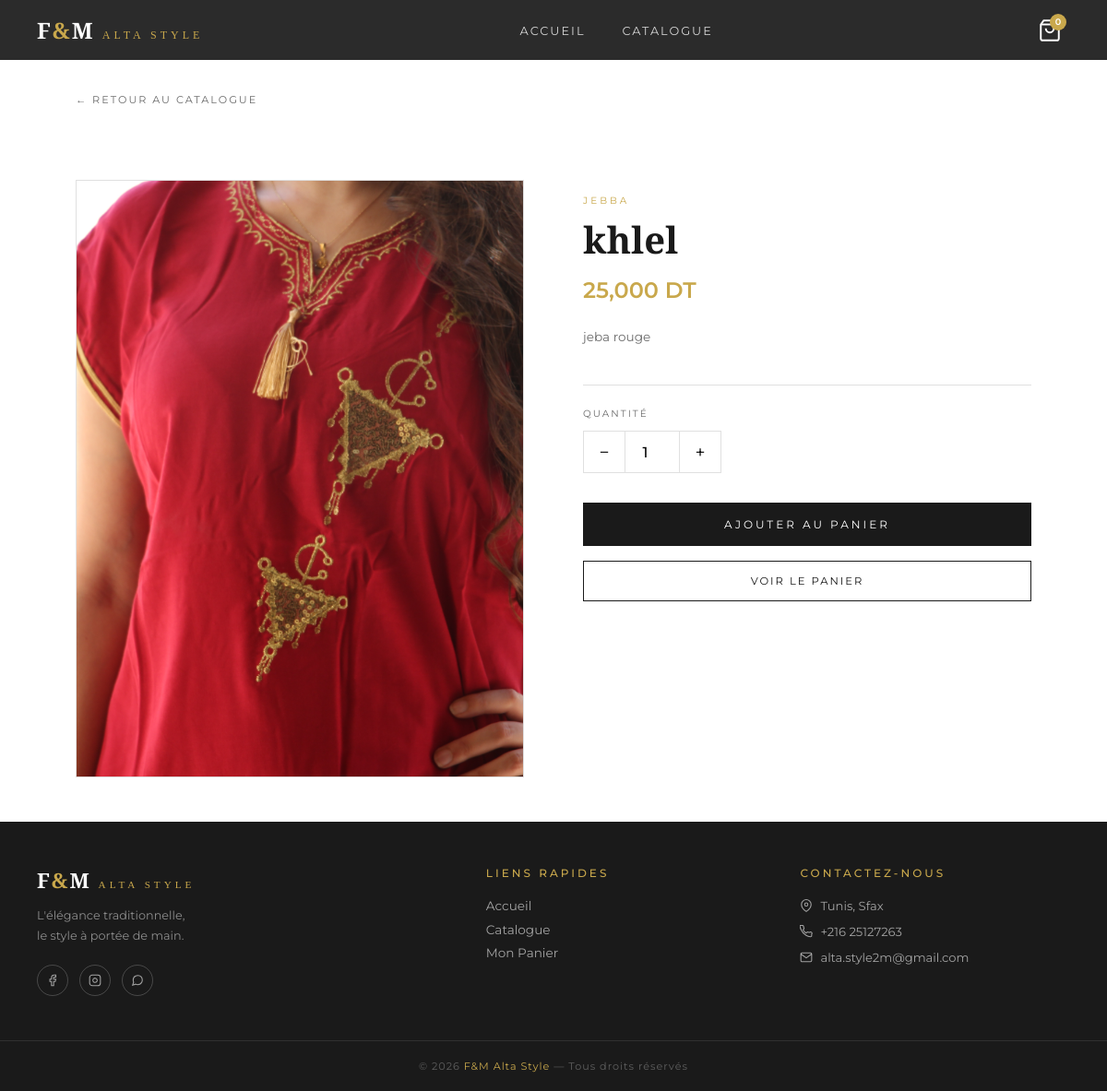
Before: /produit/1/ with the older database file.
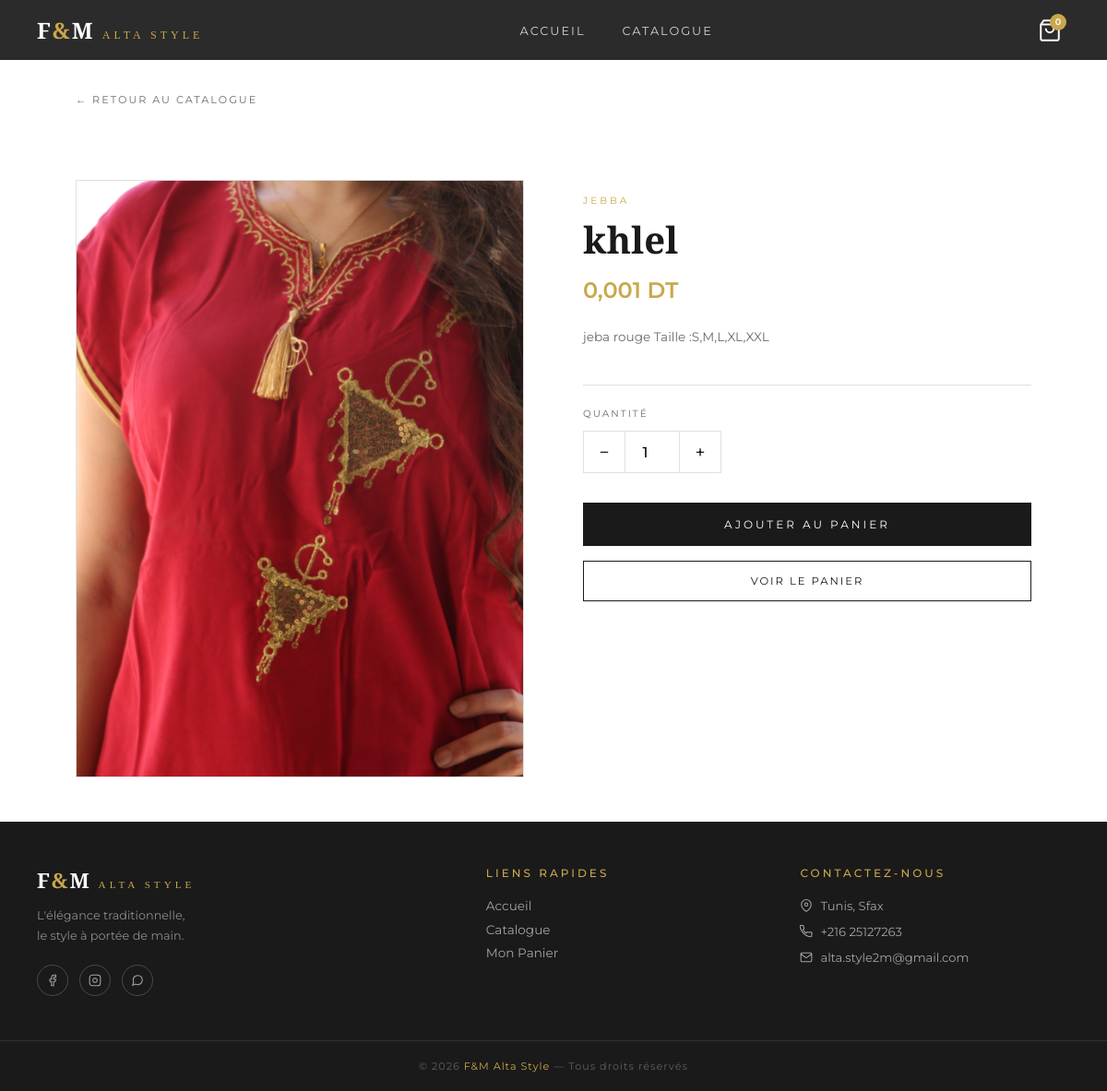
After: the same page with the newer database file.
### boutique/models.py (models this page shows, shortened)
class Produit(models.Model):
    CATEGORIES = [
        ('jebba', 'Jebba'),
        ('burnous', 'Burnous'),
        ('kaftan', 'Kaftan'),
        ('accessoire', 'Accessoire'),
    ]
    nom = models.CharField(max_length=200)
    description = models.TextField()
    prix = models.DecimalField(max_digits=10, decimal_places=3)
    categorie = models.CharField(max_length=50, choices=CATEGORIES)
    image = models.ImageField(upload_to='produits/', blank=True, null=True)
    disponible = models.BooleanField(default=True)
    tailles = models.CharField(max_length=200, blank=True, default='', help_text='ex: S,M,L,XL,XXL')
    date_ajout = models.DateTimeField(auto_now_add=True)

### boutique/views.py (the view)
# urls.py: path('produit/<int:pk>/', views.produit_detail, name='produit_detail'),
def produit_detail(request, pk):
    produit = get_object_or_404(Produit, pk=pk)
    return render(request, 'boutique/produit_detail.html', {'produit': produit})

### boutique/templates/boutique/produit_detail.html (shortened to what this page needs)
{% extends 'boutique/base.html' %}
{% load static %}
{% block content %}
<div style="max-width:1100px;margin:2rem auto;padding:0 2rem">
  <a href="/catalogue/" class="back-link">← Retour au catalogue</a>
</div>
<div class="detail-wrapper">
  <div class="detail-img">
    {% if produit.image %}
    <img src="{{ produit.image.url }}" alt="{{ produit.nom }}">
    {% else %}🥻{% endif %}
  </div>
  <div class="detail-info">
    <p class="detail-cat">{{ produit.categorie }}</p>
    <h1 class="detail-name">{{ produit.nom }}</h1>
    <p class="detail-price">{{ produit.prix }} DT</p>
    <p class="detail-desc">{{ produit.description }}</p>
    <div class="detail-info-row">
    </div>
    <p class="qty-label">Quantité</p>
    <div class="qty-control">
      <button class="qty-btn" onclick="changeQty(-1)">−</button>
      <input type="number" class="qty-num" id="qty" value="1" min="1" max="99" readonly>
      <button class="qty-btn" onclick="changeQty(1)">+</button>
    </div>
    <button class="add-to-cart-btn"
      data-id="{{ produit.id }}"
      data-nom="{{ produit.nom|escapejs }}"
      data-prix="{{ produit.prix }}"
      onclick="addToCartDetail(this)">
      Ajouter au Panier
    </button>
    <a href="/panier/" class="btn-outline" style="width:100%;text-align:center;display:block;padding:14px">
      Voir le Panier
    </a>
  </div>
</div>
{% endblock %}

### boutique/templates/boutique/base.html (shortened to what this page needs)
<!DOCTYPE html>
<html lang="fr">
<head>
</head>
<body>
<nav>
  <a class="logo" href="/">F<span>&</span>M <span style="font-size:0.75rem;font-weight:300;letter-spacing:4px">ALTA STYLE</span></a>
  <ul class="nav-links">
    <li><a href="/">Accueil</a></li>
    <li><a href="/catalogue/">Catalogue</a></li>
  </ul>
  <a href="/panier/" class="cart-icon-btn">
    <svg viewBox="0 0 24 24" xmlns="http://www.w3.org/2000/svg">
      <path d="M6 2L3 6v14a2 2 0 002 2h14a2 2 0 002-2V6l-3-4z"/>
      <line x1="3" y1="6" x2="21" y2="6"/>
      <path d="M16 10a4 4 0 01-8 0"/>
    </svg>
    <span class="cart-badge" id="cartCount">0</span>
  </a>
</nav>
<div class="main-block">
{% block content %}{% endblock %}
</div>
<footer>
  <div class="footer-grid">
    <div class="footer-col">
      <p class="footer-logo">F<span>&</span>M <span class="footer-logo-sub">ALTA STYLE</span></p>
      <p class="footer-slogan">L'élégance traditionnelle,<br>le style à portée de main.</p>
      <div class="footer-socials">
        <a href="#" class="social-link">
          <svg viewBox="0 0 24 24" fill="none" stroke="currentColor" stroke-width="1.8"><path d="M18 2h-3a5 5 0 00-5 5v3H7v4h3v8h4v-8h3l1-4h-4V7a1 1 0 011-1h3z"/></svg>
        </a>
        <a href="#" class="social-link">
          <svg viewBox="0 0 24 24" fill="none" stroke="currentColor" stroke-width="1.8"><rect x="2" y="2" width="20" height="20" rx="5" ry="5"/><path d="M16 11.37A4 4 0 1112.63 8 4 4 0 0116 11.37z"/><line x1="17.5" y1="6.5" x2="17.51" y2="6.5"/></svg>
        </a>
        <a href="#" class="social-link">
          <svg viewBox="0 0 24 24" fill="none" stroke="currentColor" stroke-width="1.8"><path d="M21 11.5a8.38 8.38 0 01-.9 3.8 8.5 8.5 0 01-7.6 4.7 8.38 8.38 0 01-3.8-.9L3 21l1.9-5.7a8.38 8.38 0 01-.9-3.8 8.5 8.5 0 014.7-7.6 8.38 8.38 0 013.8-.9h.5a8.48 8.48 0 018 8v.5z"/></svg>
        </a>
      </div>
    </div>
    <div class="footer-col">
      <p class="footer-col-title">Liens rapides</p>
      <a href="/" class="footer-link">Accueil</a>
      <a href="/catalogue/" class="footer-link">Catalogue</a>
      <a href="/panier/" class="footer-link">Mon Panier</a>
    </div>
    <div class="footer-col">
      <p class="footer-col-title">Contactez-nous</p>
      <p class="footer-contact-item">
        <svg viewBox="0 0 24 24" fill="none" stroke="currentColor" stroke-width="1.8" width="14" height="14"><path d="M21 10c0 7-9 13-9 13s-9-6-9-13a9 9 0 0118 0z"/><circle cx="12" cy="10" r="3"/></svg>
        Tunis, Sfax
      </p>
      <p class="footer-contact-item">
        +216 25127263
      </p>
      <p class="footer-contact-item">
        <svg viewBox="0 0 24 24" fill="none" stroke="currentColor" stroke-width="1.8" width="14" height="14"><path d="M4 4h16c1.1 0 2 .9 2 2v12c0 1.1-.9 2-2 2H4c-1.1 0-2-.9-2-2V6c0-1.1.9-2 2-2z"/><polyline points="22,6 12,13 2,6"/></svg>
        alta.style2m@gmail.com
      </p>
    </div>
  </div>
  <div class="footer-bottom">
    <p>© 2026 <span>F&M Alta Style</span> — Tous droits réservés</p>
  </div>
</footer>
</body>
</html>

### boutique/templates/boutique/base.html (style rules this page uses)
* { margin:0;padding:0;box-sizing:border-box }
:root { --gold:#C9A84C; --white:#FFFFFF; --cream:#FAF8F3; --black:#1A1A1A; --dark:#2b2b2b; --gray:#6B6B6B; --border:#e0e0e0; }
body { font-family:'Montserrat',sans-serif;background:var(--white);color:var(--black);display:flex;flex-direction:column;min-height:100vh }
nav { background:var(--dark); padding:0 2.5rem; display:flex; align-items:center; justify-content:space-between; height:65px; position:sticky; top:0; z-index:100; }
.logo { font-family:'Cormorant Garamond',serif; font-size:1.5rem; font-weight:700; letter-spacing:2px; text-decoration:none; color:var(--white); }
.logo span { color:var(--gold) }
.nav-links { display:flex;gap:2.5rem;list-style:none }
.nav-links a { text-decoration:none; font-size:0.8rem; letter-spacing:2px; text-transform:uppercase; color:rgba(255,255,255,0.8); font-weight:400; transition:color 0.3s; }
.cart-icon-btn { position:relative; background:none; border:none; cursor:pointer; text-decoration:none; display:flex; align-items:center; justify-content:center; width:44px; height:44px; }
.cart-icon-btn svg { width:26px; height:26px; stroke:var(--white); fill:none; stroke-width:1.8; transition:stroke 0.3s; }
.cart-badge { position:absolute; top:4px; right:4px; background:var(--gold); color:var(--white); border-radius:50%; width:18px; height:18px; font-size:0.6rem; font-weight:600; display:flex; align-items:center; justify-content:center; font-family:'Montserrat',sans-serif; }
.btn-outline { background:none; color:var(--black); border:1.5px solid var(--black); padding:12px 28px; font-family:'Montserrat',sans-serif; font-size:0.72rem; letter-spacing:2px; text-transform:uppercase; cursor:pointer; text-decoration:none; display:inline-block; transition:all 0.3s; }
.main-block { flex:1 }
footer { background:#1a1a1a;color:rgba(255,255,255,0.7);margin-top:0;display:block;width:100% }
.footer-grid { display:grid; grid-template-columns:1.5fr 1fr 1fr; gap:3rem; padding:3rem 2.5rem; max-width:1200px; margin:0 auto; }
.footer-logo { font-family:'Cormorant Garamond',serif; font-size:1.4rem; font-weight:700; color:var(--white); margin-bottom:0.75rem; letter-spacing:2px; }
.footer-logo span { color:var(--gold) }
.footer-logo-sub { font-size:0.7rem;font-weight:300;letter-spacing:4px }
.footer-slogan { font-size:0.8rem;line-height:1.7;color:rgba(255,255,255,0.5);margin-bottom:1.25rem }
.footer-socials { display:flex;gap:0.75rem }
.social-link { width:34px;height:34px; border:1px solid rgba(255,255,255,0.2); border-radius:50%; display:flex;align-items:center;justify-content:center; color:rgba(255,255,255,0.6); text-decoration:none; transition:all 0.3s; }
.social-link svg { width:14px;height:14px }
.footer-col-title { font-size:0.75rem; letter-spacing:3px; text-transform:uppercase; color:var(--gold); margin-bottom:1.25rem; font-weight:500; }
.footer-link { display:block; text-decoration:none; color:rgba(255,255,255,0.6); font-size:0.85rem; margin-bottom:0.6rem; transition:color 0.3s; }
.footer-contact-item { display:flex; align-items:center; gap:8px; font-size:0.82rem; color:rgba(255,255,255,0.6); margin-bottom:0.75rem; }
.footer-bottom { border-top:1px solid rgba(255,255,255,0.1); text-align:center; padding:1.25rem; font-size:0.7rem; letter-spacing:1px; color:rgba(255,255,255,0.3); }
.footer-bottom span { color:var(--gold) }

Changed rows visible on the page:
changed Produit "khlel": prix "25,000" → "0,001"; description "jeba rouge" → "jeba rouge Taille :S,M,L,XL,XXL"
